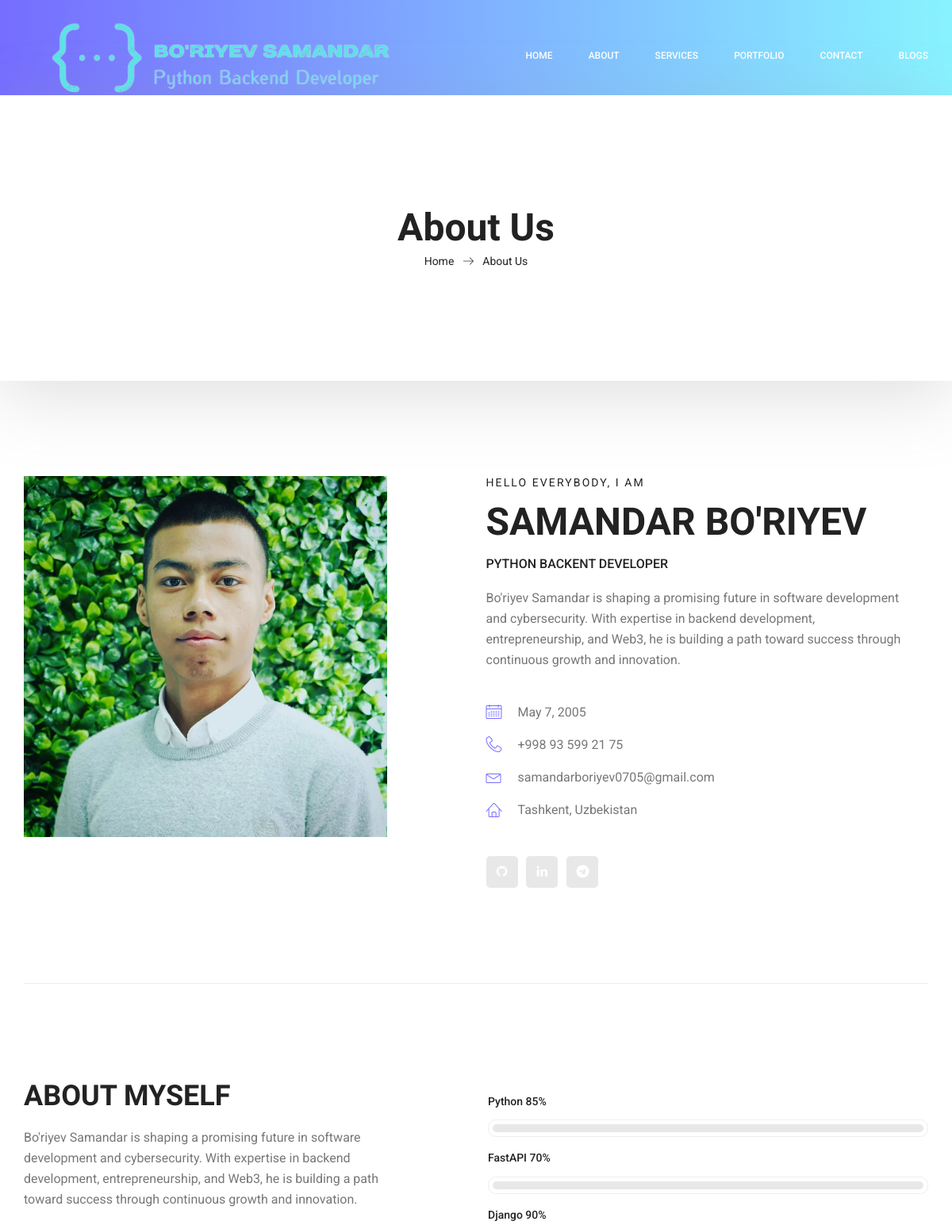
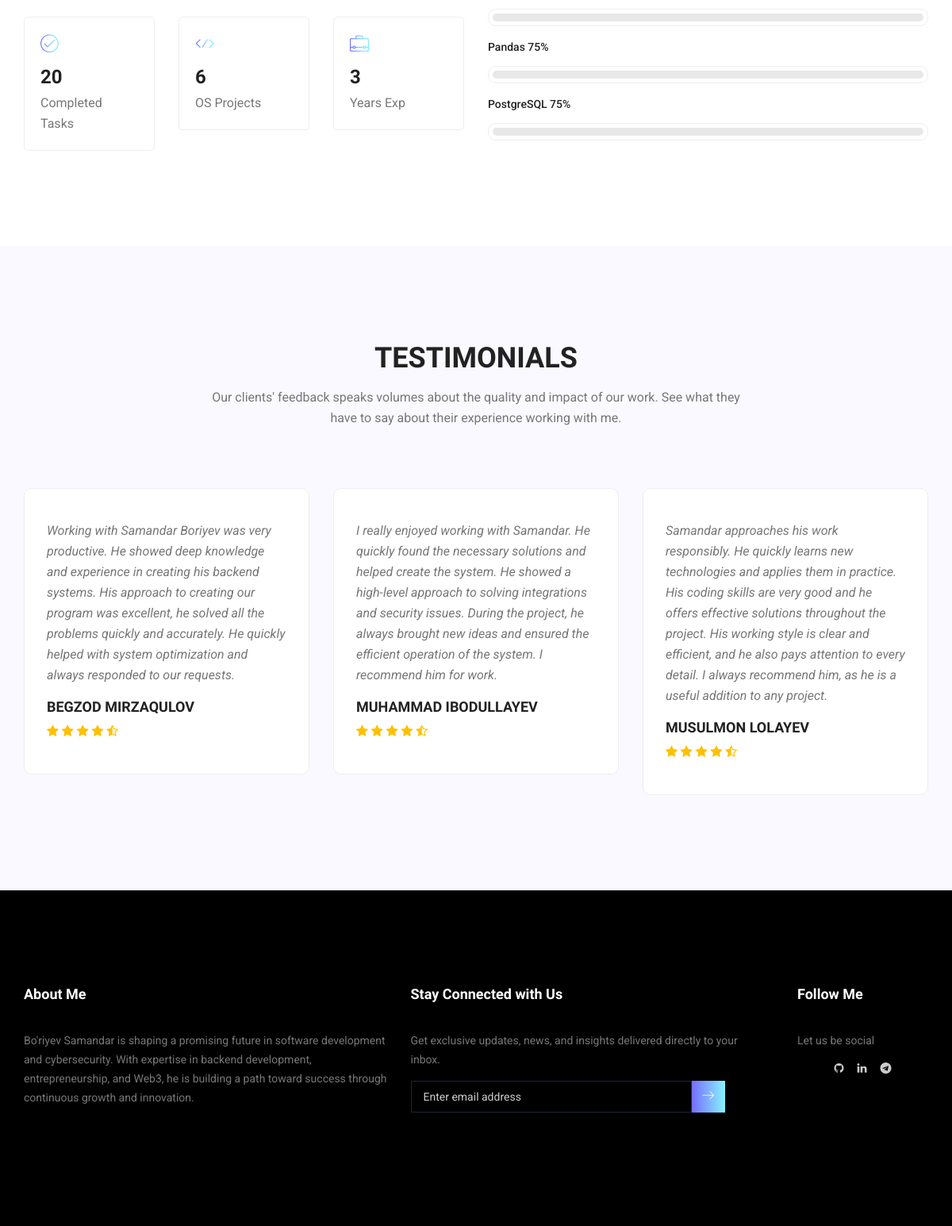
/about, run on the app's committed database (2 pictures, top to bottom).
### portfolio/models.py (models this page shows, shortened)
class User(models.Model):
    name = models.CharField(max_length=100)
    title = models.CharField(max_length=100)
    about = models.TextField()
    contact_email = models.EmailField(max_length=100)
    phone = models.CharField(max_length=20, blank=True, null=True)
    location = models.CharField(max_length=255)
    date_of_birth = models.DateField(blank=True, null=True)
    completed_tasks = models.IntegerField(default=0)
    open_source_projects = models.IntegerField(default=0)
    years_of_experience = models.IntegerField(default=0)
    profile_image = models.ImageField(upload_to='user_images/', blank=True, null=True)
    profile_logo = models.ImageField(upload_to='logo/', blank=True, null=True)

class Skill(models.Model):
    user = models.ForeignKey(User, related_name="skills", on_delete=models.CASCADE)
    skill_name = models.CharField(max_length=50)
    proficiency = models.IntegerField()

class Testimonial(models.Model):
    user = models.ForeignKey(User, related_name="testimonials", on_delete=models.CASCADE)
    client_name = models.CharField(max_length=100)
    content = models.TextField()

### portfolio/views.py (the view)
# urls.py: path('about', views.about, name='about'),
def about(request):
    user = User.objects.first()
    skills = Skill.objects.all()
    testimonials = Testimonial.objects.all()
    context = {
        'user': user,
        'skills': skills,
        'testimonials': testimonials,
    }
    return render(request, 'about-us.html', context)

### templates/about-us.html (shortened to what this page needs)
{% extends 'base.html' %}
{% load static %}
{% block content %}
<link rel="stylesheet" href="{% static 'css/about.css' %}">
<section class="banner_area">
    <div class="box_1620">
        <div class="banner_inner d-flex align-items-center">
            <div class="container">
                <div class="banner_content text-center">
                    <h2>About Us</h2>
                    <div class="page_link">
                        <a href="{% url 'index' %}">Home</a>
                        <a href="{% url 'about' %}">About Us</a>
                    </div>
                </div>
            </div>
        </div>
    </div>
</section>
<section class="profile_area">
    <div class="container">
        <div class="profile_inner p_120">
            <div class="row">
                <div class="col-lg-5">
                    <img class="img-fluid" src="{{ user.profile_image.url }}" alt="">
                </div>
                <div class="col-lg-7">
                    <div class="personal_text">
                        <h6>Hello Everybody, I am</h6>
                        <h3>{{ user.name }}</h3>
                        <h4>{{ user.title }}</h4>
                        <p>{{ user.about }}</p>
                        <ul class="list basic_info">
                            <li><a href="#"><i class="lnr lnr-calendar-full"></i> {{ user.date_of_birth }}</a></li>
                            <li><a href="#"><i class="lnr lnr-phone-handset"></i> {{ user.phone }}</a></li>
                            <li><a href="#"><i class="lnr lnr-envelope"></i> {{ user.contact_email }}</a></li>
                            <li><a href="#"><i class="lnr lnr-home"></i> {{ user.location }}</a></li>
                        </ul>
                        <ul class="list personal_social">
                            <li><a href="https://github.com/Samandar2005" target="_blank"><i class="fa fa-github"></i></a></li>
                            <li><a href="https://www.linkedin.com/in/samandar-bo-riyev-612250266/" target="_blank"><i class="fa fa-linkedin"></i></a></li>
                            <li><a href="https://t.me/BoriyevSamandar"><i class="fa fa-telegram" target="_blank"></i></a></li>
                        </ul>
                    </div>
                </div>
            </div>
        </div>
    </div>
</section>
<section class="welcome_area p_120">
    <div class="container">
        <div class="row welcome_inner">
            <div class="col-lg-6">
                <div class="welcome_text">
                    <h4>About Myself</h4>
                    <p>{{ user.about }}</p>
                    <div class="row">
                        <div class="col-md-4">
                            <div class="wel_item">
                                <i class="lnr lnr-checkmark-circle"></i>
                                <h4>{{ user.completed_tasks }}</h4>
                                <p>Completed Tasks</p>
                            </div>
                        </div>
                        <div class="col-md-4" >
                            <div class="wel_item">
                                <i class="lnr lnr-code"></i>
                                <h4>{{ user.open_source_projects }}</h4>
                                <p >OS Projects</p>
                            </div>
                        </div>
                        <div class="col-md-4">
                            <div class="wel_item">
                                <i class="lnr lnr-briefcase"></i>
                                <h4>{{ user.years_of_experience }}</h4>
                                <p>Years Exp</p>
                            </div>
                        </div>
                    </div>
                </div>
            </div>
            <div class="col-lg-6">
                <div class="tools_expert">
                    <div class="skill_main">
                        {% for skill in skills %}
                        <div class="skill_item">
                            <h4>{{ skill.skill_name }} <span class="counter">{{ skill.proficiency }}</span>%</h4>
                            <div class="progress_br">
                                <div class="progress">
                                </div>
                            </div>
                        </div>
                        {% endfor %}
                    </div>
                </div>
            </div>
        </div>
    </div>
</section>
<section class="testimonials_area p_120">
    <div class="container">
        <div class="main_title">
            <h2>Testimonials</h2>
            <p>Our clients' feedback speaks volumes about the quality and impact of our work. See what they have to say about their experience working with me.</p>
        </div>
        <div class="testi_inner">
            <div class="testi_slider owl-carousel">
                {% for testimonial in testimonials %}
                <div class="item">
                    <div class="testi_item">
                        <p>{{ testimonial.content }}</p>
                        <h4>{{ testimonial.client_name }}</h4>
                        <a href="#"><i class="fa fa-star"></i></a>
                        <a href="#"><i class="fa fa-star"></i></a>
                        <a href="#"><i class="fa fa-star"></i></a>
                        <a href="#"><i class="fa fa-star"></i></a>
                        <a href="#"><i class="fa fa-star-half-o"></i></a>
                    </div>
                </div>
                {% endfor %}
            </div>
        </div>
    </div>
</section>
{% endblock %}

### templates/header.html (shortened to what this page needs)
<header class="header_area">
    <div class="main_menu">
        <nav class="navbar navbar-expand-lg navbar-light">
            <div class="container box_1620">
                <a class="navbar-brand logo_h" href="{% url 'index' %}">
                    <img src="{{ user.profile_logo.url }}" alt="">
                </a>
                <div class="collapse navbar-collapse offset" id="navbarSupportedContent">
                    <ul class="nav navbar-nav menu_nav ml-auto">
                        <li class="nav-item active"><a class="nav-link" href="{% url 'index' %}">Home</a></li>
                        <li class="nav-item"><a class="nav-link" href="{% url 'about' %}">About</a></li>
                        <li class="nav-item"><a class="nav-link" href="{% url 'services' %}">Services</a></li>
                        <li class="nav-item"><a class="nav-link" href="{% url 'portfolio' %}">Portfolio</a></li>
                        <li class="nav-item"><a class="nav-link" href="{% url 'contact_us' %}">Contact</a></li>
                        <li class="nav-item"><a class="nav-link" href="{% url 'blog' %}">Blogs</a></li>
                    </ul>
                </div>
            </div>
        </nav>
    </div>
</header>

### templates/footer.html
<footer class="footer_area p_120">
    <div class="container">
        <div class="row footer_inner">
            <div class="col-lg-5 col-sm-12">
                <aside class="f_widget ab_widget">
                    <div class="f_title">
                        <h3>About Me</h3>
                    </div>
                    <p>{{ user.about }}</p>
                </aside>
            </div>
            <div class="col-lg-5 col-sm-12">
                <aside class="f_widget news_widget">
                    <div class="f_title">
                        <h3>Stay Connected with Us</h3>
                    </div>
                    <p>Get exclusive updates, news, and insights delivered directly to your inbox.</p>
                    <div id="mc_embed_signup">
                        <form target="_blank" action="https://spondonit.us12.list-manage.com/subscribe/post?u=1462626880ade1ac87bd9c93a&amp;id=92a4423d01" method="get" class="subscribe_form relative">
                            <div class="input-group d-flex flex-row">
                                <input name="EMAIL" placeholder="Enter email address" required="" type="email">
                                <button class="btn sub-btn"><span class="lnr lnr-arrow-right"></span></button>
                            </div>
                        </form>
                    </div>
                </aside>
            </div>
            <div class="col-lg-2 col-sm-12">
                <aside class="f_widget social_widget">
                    <div class="f_title">
                        <h3>Follow Me</h3>
                    </div>
                    <p>Let us be social</p>
                    <ul class="list d-flex justify-content-center">
                        <li><a href="https://github.com/Samandar2005" target="_blank"><i class="fa fa-github"></i></a></li>
                        <li><a href="https://www.linkedin.com/in/samandar-bo-riyev-612250266/" target="_blank"><i class="fa fa-linkedin"></i></a></li>
                        <li><a href="https://t.me/BoriyevSamandar" target="_blank"><i class="fa fa-telegram"></i></a></li>
                    </ul>
                </aside>
            </div>
        </div>
    </div>
</footer>

### static/css/responsive.css (style rules this page uses)
@media (max-width:1619px) { .banner_area .box_1620 { border-radius: 0px; } }

### data on the page
User: profile_logo (picture), profile_image (picture), name "SAMANDAR BO'RIYEV", title "PYTHON BACKENT DEVELOPER", about "Bo'riyev Samandar is shaping a promising future in software development and cybersecurity. With expertise in backend development, entrepreneurship, and Web3, he is building a path toward success through continuous growth and innovation.", date_of_birth "May 7, 2005", phone "+998 93 599 21 75", contact_email "samandarboriyev0705@gmail.com", location "Tashkent, Uzbekistan", completed_tasks "20", open_source_projects "6", years_of_experience "3"
Skill: skill_name "Python", proficiency "85"
Skill: skill_name "FastAPI", proficiency "70"
Skill: skill_name "Django", proficiency "90"
Skill: skill_name "Pandas", proficiency "75"
Skill: skill_name "PostgreSQL", proficiency "75"
Testimonial: content "Working with Samandar Boriyev was very productive. He showed deep knowledge and experience in creating his backend systems. His approach to creating our program was excellent, he solved all the problems quickly and accurately. He quickly helped with system optimization and always responded to our requests.", client_name "BEGZOD MIRZAQULOV"
Testimonial: content "I really enjoyed working with Samandar. He quickly found the necessary solutions and helped create the system. He showed a high-level approach to solving integrations and security issues. During the project, he always brought new ideas and ensured the efficient operation of the system. I recommend him for work.", client_name "MUHAMMAD IBODULLAYEV"
Testimonial: content "Samandar approaches his work responsibly. He quickly learns new technologies and applies them in practice. His coding skills are very good and he offers effective solutions throughout the project. His working style is clear and efficient, and he also pays attention to every detail. I always recommend him, as he is a useful addition to any project.", client_name "MUSULMON LOLAYEV"
